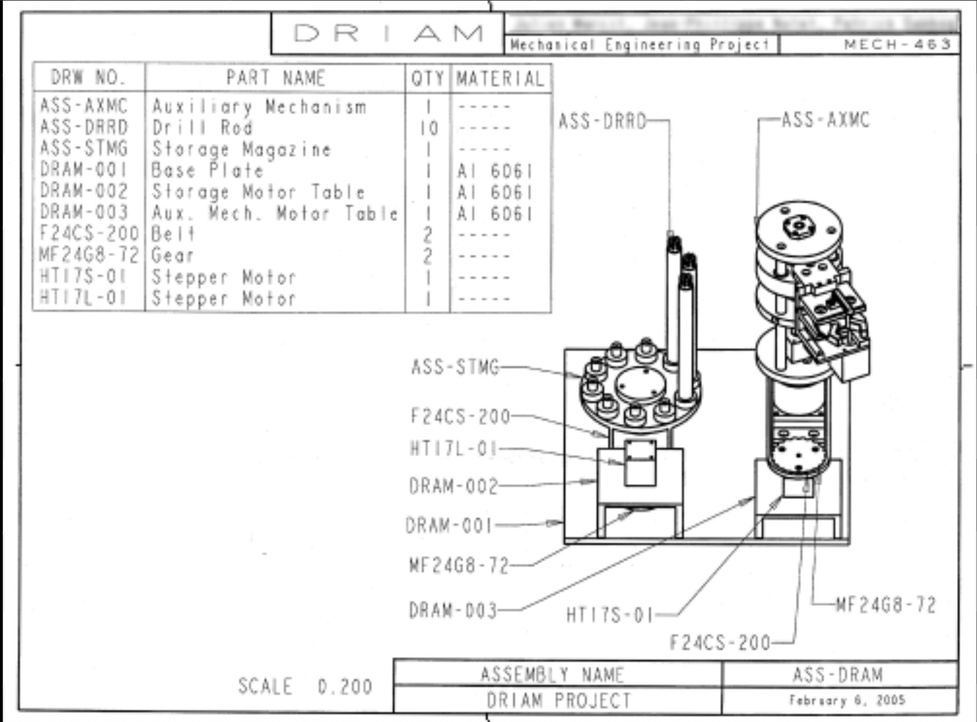
#> input picture samples/images/T1.jpeg, 977 x 722 px, shrunk from 1806 x 1334 before the run
$ python -i image_enhancement.py   (imports and definitions only)
#> lines starting #> are read from the running program, lines starting #| are printed output that depends on the picture
#> further down, picture is the input picture: shape (722, 977, 3); min 0, max 255, mean 237.8
"""Image enhancement utilities for improving OCR accuracy."""
import cv2
import numpy as np
from typing import Tuple

def enhance_image(image: np.ndarray) -> np.ndarray:
    """
    Enhance image quality for better OCR results.

    Args:
        image (np.ndarray): Input image

    Returns:
        np.ndarray: Enhanced image
    """
    # Convert to grayscale if needed
    if len(image.shape) == 3:
        gray = cv2.cvtColor(image, cv2.COLOR_BGR2GRAY)
    else:
        gray = image.copy()

    # Apply adaptive histogram equalization
    clahe = cv2.createCLAHE(clipLimit=2.0, tileGridSize=(8,8))
    enhanced = clahe.apply(gray)
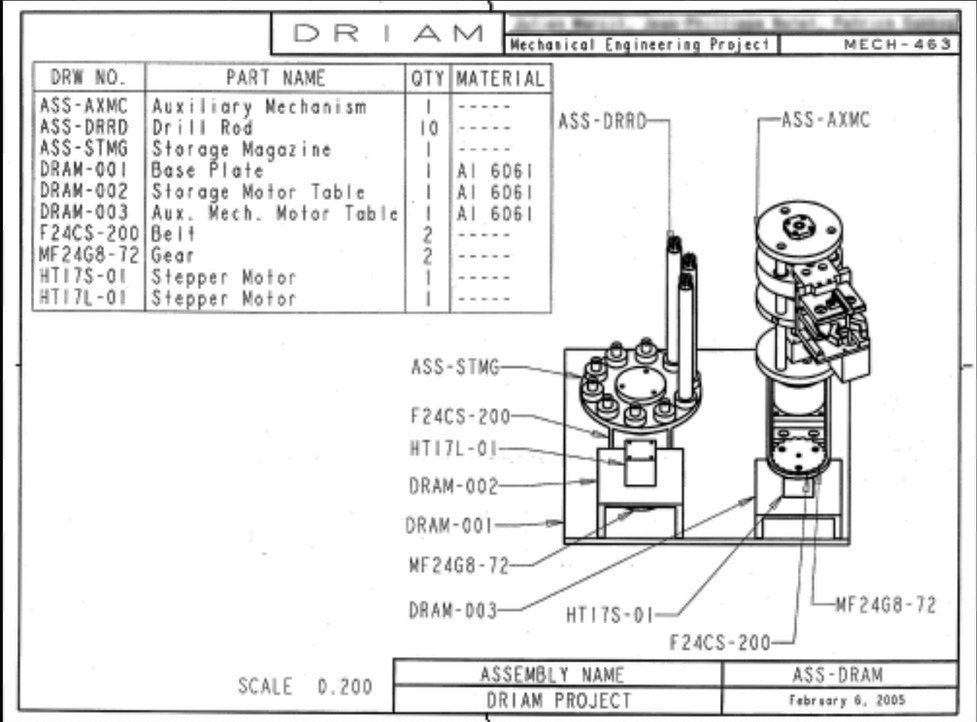
#> enhanced: shape (722, 977); min 1, max 255, mean 232.6

    # Denoise
    denoised = cv2.fastNlMeansDenoising(enhanced)

    # Sharpen the image
    kernel = np.array([[-1,-1,-1],
                      [-1, 9,-1],
                      [-1,-1,-1]])
    sharpened = cv2.filter2D(denoised, -1, kernel)
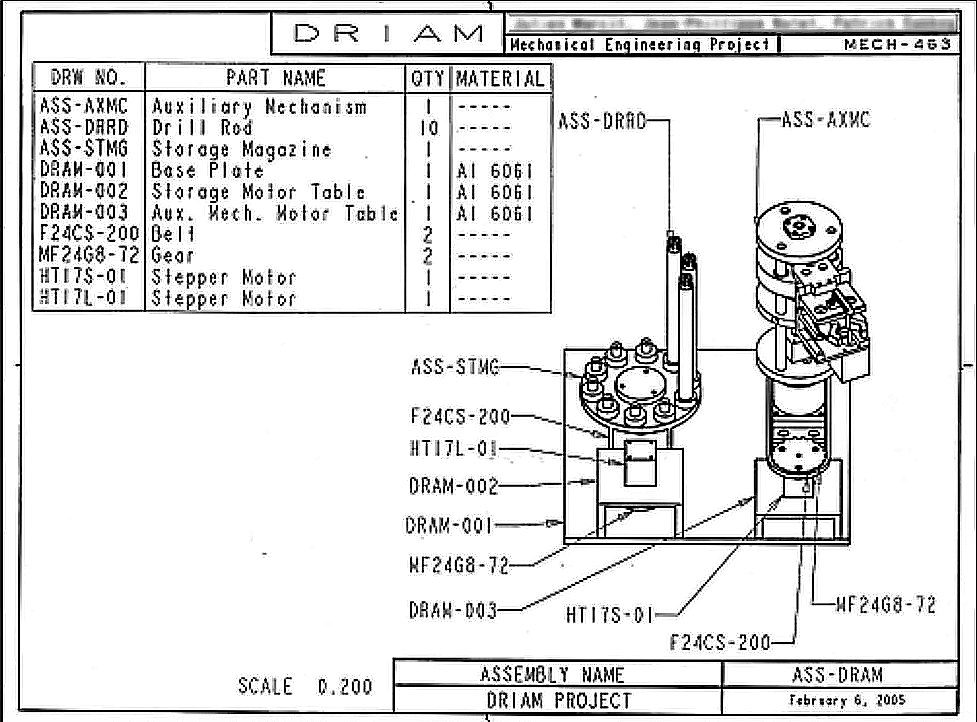
#> sharpened: shape (722, 977); min 0, max 255, mean 226.7

    return sharpened

# [109 lines left out: functions deskew_image, remove_background, auto_crop, not called in this run]

>>> import cv2
>>> picture = cv2.imread('../../samples/images/T1.jpeg')
>>> result = enhance_image(picture)
